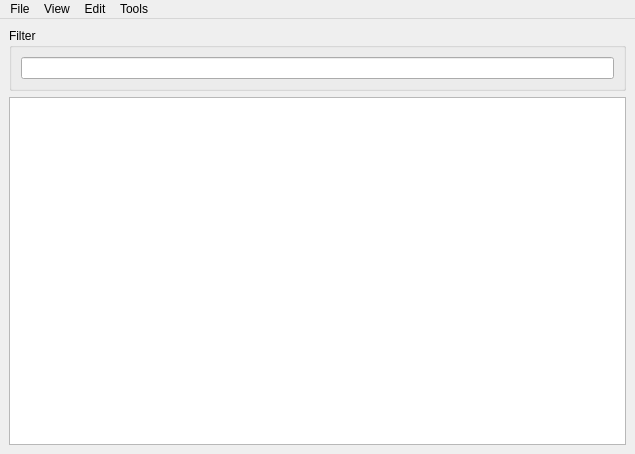
<?xml version="1.0" encoding="UTF-8"?>
<ui version="4.0">
 <class>MainWindow</class>
 <widget class="QMainWindow" name="MainWindow">
  <property name="geometry">
   <rect>
    <x>0</x>
    <y>0</y>
    <width>635</width>
    <height>454</height>
   </rect>
  </property>
  <property name="windowTitle">
   <string>MainWindow</string>
  </property>
  <widget class="QWidget" name="centralwidget">
   <layout class="QVBoxLayout" name="verticalLayout_2">
    <item>
     <widget class="QGroupBox" name="filterBox">
      <property name="title">
       <string>Filter</string>
      </property>
      <layout class="QVBoxLayout" name="verticalLayout">
       <item>
        <widget class="QLineEdit" name="filterEdit"/>
       </item>
      </layout>
     </widget>
    </item>
    <item>
     <widget class="RobustTableView" name="twodaTable">
      <property name="styleSheet">
       <string notr="true"/>
      </property>
      <property name="alternatingRowColors">
       <bool>true</bool>
      </property>
      <property name="selectionMode">
       <enum>QAbstractItemView::ContiguousSelection</enum>
      </property>
     </widget>
    </item>
   </layout>
  </widget>
  <widget class="QMenuBar" name="menubar">
   <property name="geometry">
    <rect>
     <x>0</x>
     <y>0</y>
     <width>635</width>
     <height>22</height>
    </rect>
   </property>
   <widget class="QMenu" name="menuFile">
    <property name="title">
     <string>File</string>
    </property>
    <addaction name="actionNew"/>
    <addaction name="actionOpen"/>
    <addaction name="actionSave"/>
    <addaction name="actionSaveAs"/>
    <addaction name="actionRevert"/>
    <addaction name="separator"/>
    <addaction name="actionExit"/>
   </widget>
   <widget class="QMenu" name="menuEdit">
    <property name="title">
     <string>Edit</string>
    </property>
    <addaction name="actionCopy"/>
    <addaction name="actionPaste"/>
   </widget>
   <widget class="QMenu" name="menuTools">
    <property name="title">
     <string>Tools</string>
    </property>
    <addaction name="actionToggleFilter"/>
    <addaction name="separator"/>
    <addaction name="actionInsertRow"/>
    <addaction name="actionDuplicateRow"/>
    <addaction name="actionRemoveRows"/>
    <addaction name="separator"/>
    <addaction name="actionRedoRowLabels"/>
   </widget>
   <widget class="QMenu" name="menuView">
    <property name="title">
     <string>View</string>
    </property>
    <widget class="QMenu" name="menuSetRowHeader">
     <property name="title">
      <string>Set Row Header</string>
     </property>
     <addaction name="actionplaceholder"/>
    </widget>
    <addaction name="menuSetRowHeader"/>
   </widget>
   <addaction name="menuFile"/>
   <addaction name="menuView"/>
   <addaction name="menuEdit"/>
   <addaction name="menuTools"/>
  </widget>
  <action name="actionNew">
   <property name="text">
    <string>New</string>
   </property>
  </action>
  <action name="actionOpen">
   <property name="text">
    <string>Open</string>
   </property>
  </action>
  <action name="actionSave">
   <property name="text">
    <string>Save</string>
   </property>
  </action>
  <action name="actionSaveAs">
   <property name="text">
    <string>Save As</string>
   </property>
  </action>
  <action name="actionRevert">
   <property name="text">
    <string>Revert</string>
   </property>
  </action>
  <action name="actionExit">
   <property name="text">
    <string>Exit</string>
   </property>
  </action>
  <action name="actionToggleFilter">
   <property name="text">
    <string>Toggle Filter</string>
   </property>
   <property name="shortcut">
    <string>Ctrl+F</string>
   </property>
  </action>
  <action name="actionCopy">
   <property name="text">
    <string>Copy</string>
   </property>
   <property name="shortcut">
    <string>Ctrl+C</string>
   </property>
  </action>
  <action name="actionPaste">
   <property name="text">
    <string>Paste</string>
   </property>
   <property name="shortcut">
    <string>Ctrl+V</string>
   </property>
  </action>
  <action name="actionInsertRow">
   <property name="text">
    <string>Insert Row</string>
   </property>
   <property name="shortcut">
    <string>Ctrl+I</string>
   </property>
  </action>
  <action name="actionRemoveRows">
   <property name="text">
    <string>Remove Rows</string>
   </property>
   <property name="shortcut">
    <string>Ctrl+Del</string>
   </property>
  </action>
  <action name="actionRedoRowLabels">
   <property name="text">
    <string>Redo Row Labels</string>
   </property>
   <property name="shortcut">
    <string>Ctrl+L</string>
   </property>
  </action>
  <action name="actionDuplicateRow">
   <property name="text">
    <string>Duplicate Row</string>
   </property>
   <property name="shortcut">
    <string>Ctrl+D</string>
   </property>
  </action>
  <action name="actionplaceholder">
   <property name="text">
    <string>placeholder</string>
   </property>
  </action>
</widget>
<customwidgets>
   <customwidget>
     <class>RobustTableView</class>
     <extends>QTableView</extends>
    <header location="global">utility.ui_libraries.qt.widgets.itemviews.tree</header>
   </customwidget>
</customwidgets>
<resources/>
<connections/>
</ui>
